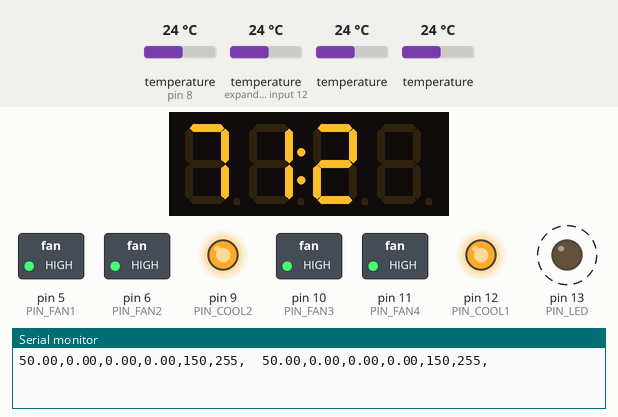
Recording of a sketch running on a simulated Arduino Uno, built with avr-gcc and run on an emulated ATmega328P. Parts: 4-digit seven-segment display, switched loads named in the sketch (green lamp = pin HIGH), output pins drawn as LEDs (lit = HIGH), the last lines printed to the serial monitor. Wiring (inferred from the names in the program): HT16K33 LED driver at I2C address 0x70. Dashed ring = blinking. Inputs (shaded band) come from the test bench; at power-on: temperature (sensors on pin 8, expander input 12) 24 °C, temperature 24 °C.

Above: at 2.9 s.
3.0 s: temperature (sensor on pin 8) set to 19 °C
At 3.7 s:
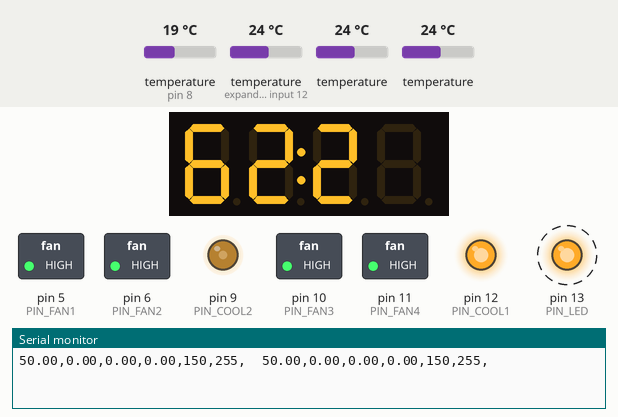
6.5 s: temperature (sensor 208) set to 12 °C
At 7.9 s:
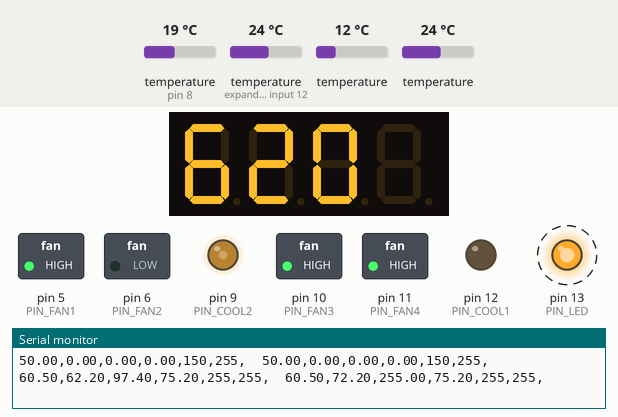
10.8 s: temperature (sensor on pin 8) set to 12 °C
At 13.8 s:
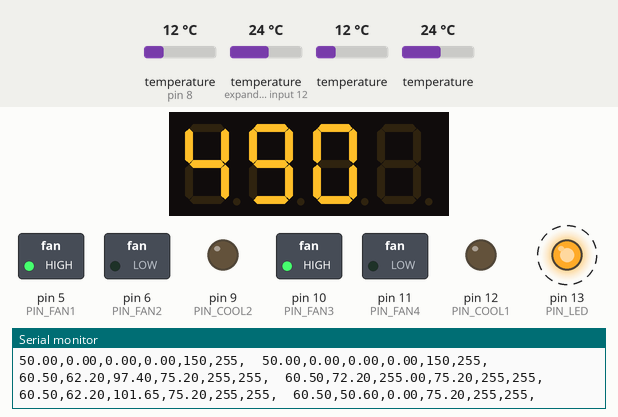
15.1 s: temperature (sensor 208) set to 16.8 °C
At 16.9 s:
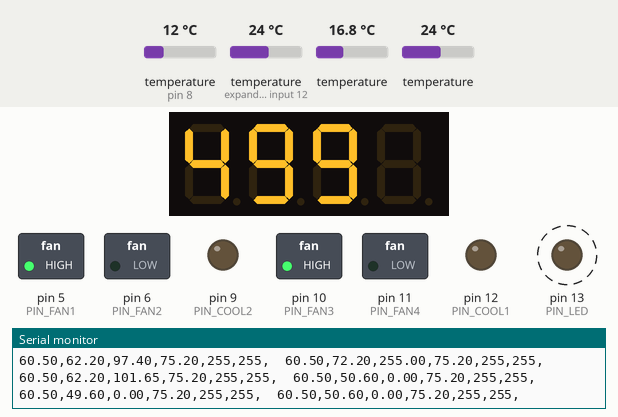
17.5 s: temperature (sensor 208) set to 18.3 °C
At 19.9 s:
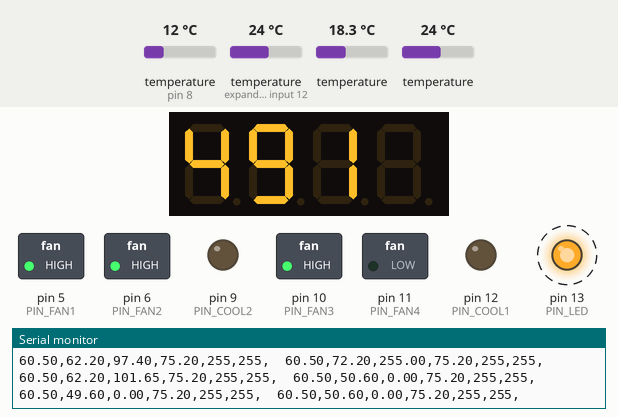
21.8 s: temperature (sensor on expander input 12) set to 12 °C
At 24.0 s:
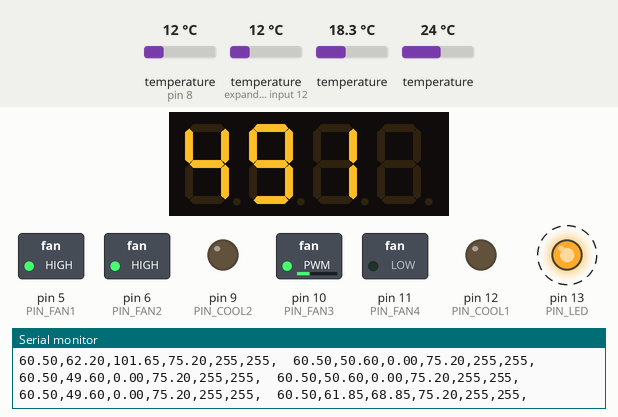
Timing chart, 0 to 27.1 s (numbered marks = the images above; inputs shaded):
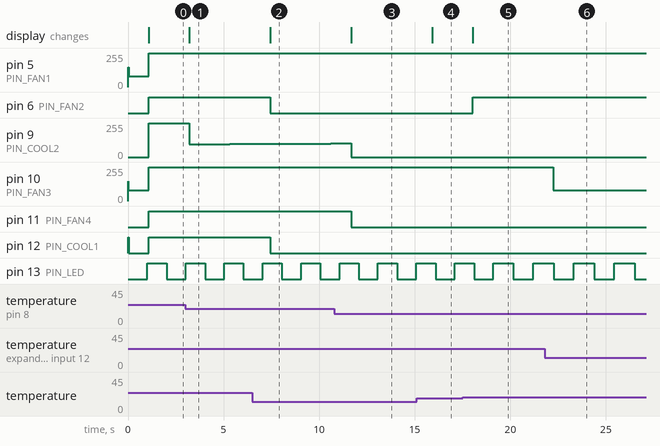

The sketch:

WineFridge.ino
```cpp
#include "HT16K33_Keypress.h"
#include "WineCooler.h"

#include <Wire.h>
#include <PID_v1.h>

#include "Adafruit_LEDBackpack.h"
#include "Adafruit_GFX.h"

#include "AsyncDallasTemperature.h"
#include <DallasTemperature.h>
#include <OneWire.h>
#include <EEPROM.h>
#include <avr/wdt.h>

#define PIN_LED     (13)
#define PIN_1WIRE   (8)


#define PIN_FAN1    (5)
#define PIN_FAN2    (6)
#define PIN_COOL1   (12)

#define PIN_FAN3    (10)
#define PIN_FAN4    (11)
#define PIN_COOL2   (9)

#define I2C_ADDR    (0x70)

#define KP_INT      (2)


LED led(PIN_LED);

// Setup a oneWire instance to communicate with any OneWire devices (not just Maxim/Dallas temperature ICs)
OneWire oneWire(PIN_1WIRE);

// Pass our oneWire reference to Dallas Temperature.
AsyncDallasTemperature sensors(&oneWire);

Adafruit_7segment matrix;
HT16K33_Keypress kp(I2C_ADDR);

// Discovered addresses to temp sensors, hardcoded here
TempSensor ts1(&sensors, (DeviceAddress){0x28, 0x6A, 0x13, 0x30, 0x05, 0x00, 0x00, 0x5D}, -4.0);
TempSensor ts2(&sensors, (DeviceAddress){0x28, 0x03, 0x13, 0x30, 0x05, 0x00, 0x00, 0x08} );

PWM cool1(PIN_COOL2);
PWM fan1(PIN_FAN3);
PWM fan2(PIN_FAN4);

WineUI topui(&matrix, 0);

/* ui, hotTemp, coolTemp, cool, hotFan, coolFan */
WineCooler tophalf(1, &topui, &ts2, &ts1, &cool1, &fan1, &fan2);

//------------------------------------------------------------------------------------------
TempSensor ts3(&sensors, (DeviceAddress){0x28, 0x29, 0x22, 0x30, 0x05, 0x00, 0x00, 0x38}, -3.0);
TempSensor ts4(&sensors, (DeviceAddress){0x28, 0xFF, 0x09, 0x5F, 0x05, 0x00, 0x00, 0xCC});

PWM cool2(PIN_COOL1);
PWM fan3(PIN_FAN1);
PWM fan4(PIN_FAN2);

WineUI bottomui(&matrix, 1);

/* ui, hotTemp, coolTemp, cool, hotFan, coolFan */
WineCooler bottomhalf(2, &bottomui, &ts4, &ts3, &cool2, &fan3, &fan4);
//------------------------------------------------------------------------------------------


void setup()
{
  wdt_disable();
  Serial.begin(9600);
  led.Setup();

  // turn on Display controller
  matrix.begin(I2C_ADDR);

  sensors.begin(); // IC Default 9 bit. If you have troubles consider upping it 12. Ups the delay giving the IC more time to process the temperature measurement
  sensors.setResolution(12);
  sensors.SetConversionCompleteCB(&TempConversionComplete);

  tophalf.Init();
  bottomhalf.Init();

  // Setup Keypress interrupt
  kp.Setup(KP_INT);
  kp.RegisterKeypressCallback(TopKeypressCB);
  kp.RegisterKeypressCallback(BottomKeypressCB);


  wdt_enable(WDTO_1S);
}


void loop()
{
  led.Tick();
  sensors.CheckTemps();
  kp.CheckForKeypress();

  tophalf.Run();
  bottomhalf.Run();

  //discoverOneWireDevices();

  delay(10);
  wdt_reset();
}


void TempConversionComplete()
{
  ts1.ConversionComplete();
  ts2.ConversionComplete();
  ts3.ConversionComplete();
  ts4.ConversionComplete();
}

void TopKeypressCB(uint16_t * keydata)
{
  switch (keydata[0])
  {
    case 0x0800:
      topui.Keypress(WineUI::TEMP_UP);
      break;

    case 0x0400:
       topui.Keypress(WineUI::TEMP_DOWN);
     break;

    case 0x0200:
       topui.Keypress(WineUI::LIGHT_TOGGLE);
     break;
  }
}

void BottomKeypressCB(uint16_t * keydata)
{
  switch (keydata[1])
  {
    case 0x0800:
      bottomui.Keypress(WineUI::TEMP_UP);
      break;

    case 0x0400:
       bottomui.Keypress(WineUI::TEMP_DOWN);
     break;

    case 0x0200:
       bottomui.Keypress(WineUI::LIGHT_TOGGLE);
     break;
  }
}

//==========================================================


//==========================================================

#if 0
void discoverOneWireDevices(void)
{
  byte i;
  byte present = 0;
  byte data[12];
  byte addr[8];

  Serial.print("Looking for 1-Wire devices...\n\r");
  while(oneWire.search(addr)) {
    Serial.print("\n\rFound \'1-Wire\' device with address:\n\r");
    for( i = 0; i < 8; i++) {
      Serial.print("0x");
      if (addr[i] < 16) {
        Serial.print('0');
      }
      Serial.print(addr[i], HEX);
      if (i < 7) {
        Serial.print(", ");
      }
    }
    if ( OneWire::crc8( addr, 7) != addr[7]) {
        Serial.print("CRC is not valid!\n");
        return;
    }
  }
  Serial.print("\n\r\n\rThat's it.\r\n");
  oneWire.reset_search();
  return;
}
#endif

/*
  while (Serial.available() > 0) {
    Serial.print("Enter rate: ");

    // look for the next valid integer in the incoming serial stream:
    int rate = Serial.parseInt();

    Serial.print("Setting speed to ");
    Serial.print(rate);
    Serial.print("0% \n");
    analogWrite(5, rate*25);
    analogWrite(6, rate*25);
    analogWrite(10, rate*25);
    analogWrite(11, rate*25);
  }
*/
```

AsyncDallasTemperature.cpp
```cpp
#include "AsyncDallasTemperature.h"

AsyncDallasTemperature::AsyncDallasTemperature(OneWire* wire) : DallasTemperature(wire), mCB(NULL)
{
}


void AsyncDallasTemperature::SetConversionCompleteCB(const ConversionCompleteCB* cb)
{
  mCB = cb;
}


void AsyncDallasTemperature::CheckTemps()
{

  // If we don't have a cb, it's not necessary to run conversions
  if(!mCB)
    return;

  if (mLastTempRequest == 0)
  {
    setWaitForConversion(false);  // makes it async
    requestTemperatures(); // Send the command to get temperatures
    mLastTempRequest = millis();
  }

  // Is the request done?
  if (millis() - mLastTempRequest > 1000)
  {
    if (mCB)
      mCB();

    // Kick off another...
    setWaitForConversion(false);  // makes it async
    requestTemperatures(); // Send the command to get temperatures
    mLastTempRequest = millis();

  }
}
```

AsyncDallasTemperature.h
```cpp
#ifndef __AsyncDallasTemperature_h__
#define __AsyncDallasTemperature_h__

#include <OneWire.h>
#include <DallasTemperature.h>

class AsyncDallasTemperature : public DallasTemperature
{
public:

  AsyncDallasTemperature(OneWire*);

  typedef void ConversionCompleteCB();

  void SetConversionCompleteCB(const ConversionCompleteCB * cb);

  void CheckTemps();

private:
  unsigned long mLastTempRequest;
  ConversionCompleteCB * mCB;

};

#endif
```

HT16K33_Keypress.cpp
```cpp
#include "HT16K33_Keypress.h"
#include <Wire.h>


volatile bool HT16K33_Keypress::int_pending = 0;

HT16K33_Keypress::HT16K33_Keypress(uint8_t addr) :
   i2c_addr(addr)
{
  kpMillis = 0;

  for (int i=0; i<MAX_CB; i++)
  {
    cb[i] = NULL;
  }

}

void HT16K33_Keypress::Setup(int intno)
{
  Wire.beginTransmission(i2c_addr);
  Wire.write(0xA0 | 0x1);  // Setup interrupt active low
  Wire.endTransmission();

  pinMode(0, INPUT_PULLUP); //
  attachInterrupt(intno, isr, FALLING);
}

void HT16K33_Keypress::isr(void)
{
  int_pending = 1;
}

boolean HT16K33_Keypress::CheckForKeypress(void)
{
  if(millis() - kpMillis > 600)
  {
    kpMillis = millis();

    //if (int_pending == 1)
    {
      int_pending = 0;
      ReadKeyData();
      return true;
    }

  }
  return false;

}

void HT16K33_Keypress::ReadKeyData()
{
  //uint8_t data[6] = {0,0,0,0,0,0};
  uint16_t data[3] = {0,0,0};
  uint8_t* next = (uint8_t*)data;

  Wire.beginTransmission(i2c_addr);
  Wire.write(0x40);
  Wire.endTransmission();
  Wire.requestFrom(i2c_addr, (uint8_t)6);

  while(Wire.available())    // slave may send less than requested
  {
    char c = Wire.read();    // receive a byte as character
    *next++ = c;
  }

  for (int i=0; i<MAX_CB; i++)
  {
    if (cb[i])
      cb[i](data);
  }
}

void HT16K33_Keypress::RegisterKeypressCallback(const KeypressCB * _cb)
{

  for (int i=0; i<MAX_CB; i++)
  {
    if (cb[i] == NULL)
    {
      cb[i] = _cb;
      break;
    }
  }


}
  /*
  switch (data[1])
  {
    case 0x8:
      Serial.print("Left Up\n");
      left++;
      break;

    case 0x4:
      Serial.print("Left Down\n");
      left--;
      break;

    case 0x2:
      Serial.print("Left LED\n");
      if (light == LOW)
        light = HIGH;
      else
        light = LOW;

      //digitalWrite(1, light);
      break;
  }

  switch (data[3])
  {
    case 0x8:
      Serial.print("Right Up\n");
      right++;
      break;

    case 0x4:
      Serial.print("Right Down\n");
      right--;
      break;

    case 0x2:
      Serial.print("Right LED\n");
      //if (light == LOW)
      //  light = HIGH;
      //else
      //  light = LOW;

      //digitalWrite(1, light);
      break;
  }
*/
```

HT16K33_Keypress.h
```cpp
#ifndef HT16K33_KEYPRESS_H
#define HT16K33_KEYPRESS_H

//==========================================================

#include <stdlib.h>
#include <Arduino.h>

const int MAX_CB = 4;

class HT16K33_Keypress
{
public:
  HT16K33_Keypress(uint8_t addr);

  void Setup(int pin);

  boolean CheckForKeypress(void);
  void ReadKeyData(void);

  typedef void KeypressCB(uint16_t * keydata );

  void RegisterKeypressCallback(const KeypressCB * cb);

  static void isr(void);

private:

  unsigned long kpMillis;
  uint8_t i2c_addr;

  KeypressCB * cb[MAX_CB];

  volatile static bool int_pending;

};


#endif
```

Utils.cpp
```cpp
#include "Utils.h"


RepeatAtInterval::RepeatAtInterval(unsigned long interval) :
  mLastCheck(0), mInterval(interval)
{
}

void RepeatAtInterval::ResetTime(void)
{
  mLastCheck = millis();
}

boolean RepeatAtInterval::CheckInterval(void)
{
  if (mLastCheck == 0)
  {
    mLastCheck = millis();
    return true;
  }

  // Is the request done?
  if (millis() - mLastCheck > mInterval)
  {
    mLastCheck = millis();
    return true;
  }
  return false;
}

LED::LED(int _pin) :
  pin(_pin)
{
  ledState = LOW;
  previousMillis = 0;
}

void LED::Setup(void)
{
  pinMode(pin, OUTPUT);
}


void LED::Tick(void)
{
  unsigned long currentMillis = millis();
  if(currentMillis - previousMillis > 1000)
  {
    // save the last time you blinked the LED
    previousMillis = currentMillis;

    // if the LED is off turn it on and vice-versa:
    if (ledState == LOW)
      ledState = HIGH;
    else
      ledState = LOW;

    // set the LED with the ledState of the variable:
    digitalWrite(pin, ledState);
  }
}
```

Utils.h
```cpp
#ifndef UTILS_H
#define UTILS_H

//==========================================================

#include <stdlib.h>
#include <Arduino.h>

class RepeatAtInterval {
public:

  RepeatAtInterval(unsigned long interval);

  void ResetTime(void);

  boolean CheckInterval(void);

private:
  unsigned long mLastCheck;
  unsigned long mInterval;

};


class LED {
public:
  LED(int pin);

  void Setup(void);

   void Tick(void);

private:
  bool ledState;
  unsigned long previousMillis;
  int pin;

};


#endif
```

WineComponents.cpp
```cpp
#include "WineComponents.h"


//==========================================================
//==========================================================
//==========================================================

PWM::PWM(int _pin)
{
  pin = _pin;
  onoff = false;
  rate = 150;
}

void PWM::Setup()
{
  pinMode(pin, OUTPUT);
}

void PWM::On()
{
  onoff = true;
  analogWrite(pin, rate);
}

void PWM::Off()
{
  onoff = false;
  analogWrite(pin, 0);
}

void PWM::SetRate(int _rate)
{
  rate = _rate;
  if (onoff)
    analogWrite(pin, rate);
}

void PWM::GetStatus(bool & _onff, int & _rate)
{
  _onff = onoff;
  _rate = rate;
}


//==========================================================
//==========================================================
//==========================================================


TempSensor::TempSensor(DallasTemperature * dt, DeviceAddress addr, float offset) : mDT(dt), mCB(NULL), mCorrectionOffset(offset)
{
   memcpy(mAddr,addr,8);
}

void TempSensor::SetTempCallback(const TempCallback* cb)
{
  mCB = cb;
}

void TempSensor::ConversionComplete()
{
  mTemp = mDT->getTempF(mAddr) + mCorrectionOffset;

  if (mCB)
    mCB(mAddr, (int)mTemp);

}

float TempSensor::GetTemp()
{
  return mTemp;
}
```

WineComponents.h
```cpp
#ifndef WINECOMPONENTS_H
#define WINECOMPONENTS_H

#include <stdlib.h>
#include <Arduino.h>

#include <DallasTemperature.h>
//#include <OneWire.h>

class PWM
{
public:
  PWM(int pin);

  void Setup(void);

  void On(void);
  void Off(void);

  void SetRate(int rate);

  void GetStatus(bool & onff, int & rate);

private:
  int pin;
  int rate;
  boolean onoff;

};


//==========================================================

class TempSensor
{
public:
  TempSensor(DallasTemperature * dt, DeviceAddress addr, float offset = 0.0);

  typedef void TempCallback(DeviceAddress, unsigned int temp);

  void SetTempCallback(const TempCallback*);

  void ConversionComplete();

  float GetTemp();

private:

  DeviceAddress mAddr;
  DallasTemperature * mDT;
  TempCallback * mCB;

  float mTemp;
  float mCorrectionOffset;
};

#endif
```

WineCooler.cpp
```cpp
#include "WineCooler.h"
#include <EEPROM.h>

#define TEMP_MAX   (60)
#define TEMP_MIN   (40)

WineUI::WineUI(Adafruit_7segment * display, int instance ) :
  mDisplay(display), mInstance(instance), delay30Sec(15*1000)
{
  mDisplayValue = 0;
  mLastSetVal = 55;
  mCurTempVal = 0;

  lightOn = false;
  settingTemp = false;

  // Map the DigitPos to the instance number
  switch (mInstance)
  {
    case 0:
      mDigitPos = 0;
      break;
    case 1:
      mDigitPos = 2;
      break;
  }
}

void WineUI::Setup()
{
  // Read the last value out of the eeprom
  mLastSetVal = CheckBounds(EEPROM.read(mInstance));

  mDisplay->writeDigitRaw(mDigitPos,   0x71);
  mDisplay->writeDigitRaw(mDigitPos+1, 0x71);
  mDisplay->writeDisplay();
}


void WineUI::Run()
{

  // Working on changing the temp
  if (settingTemp)
  {
    // Temp selection is now complete
    if (delay30Sec.CheckInterval())
    {
      settingTemp = false;

      // Set the new temp value so it can be used by controller
      mLastSetVal = mDisplayValue;

      // Save the value back to the eeprom
      EEPROM.write(mInstance, mLastSetVal);

      // flip display back to current temp
      mDisplayValue = mCurTempVal;
    }
  }
  else
  {
    // make sure the display reflects the current temp
    mDisplayValue = mCurTempVal;
  }

  //if (lightOn)
  //{
  //  mDisplay->writeDigitRaw(4, 1 << mDigitPos);
  //}

  mDisplay->writeDigitNum(mDigitPos,   (mDisplayValue / 10) % 10);
  mDisplay->writeDigitNum(mDigitPos+1,  mDisplayValue % 10);
  mDisplay->writeDisplay();

}

void WineUI::Keypress(enum Keycode key)
{
  if (key == LIGHT_TOGGLE)
  {
    lightOn = !lightOn;
  }
  else
  {
    // Reset the setting time delay
    delay30Sec.ResetTime();

    // update the display with the last temp that was selected
    if (!settingTemp)
    {
      settingTemp = true;
      mDisplayValue = mLastSetVal;
    }
    else
    {
      switch (key)
      {
        case TEMP_UP:
          mDisplayValue = CheckBounds(mDisplayValue+1);
          break;

        case TEMP_DOWN:
          mDisplayValue = CheckBounds(mDisplayValue-1);
          break;
      }
    }
  }
}

int WineUI::CheckBounds(int val)
{
  if (val > TEMP_MAX)
    return TEMP_MAX;
  if ( val < TEMP_MIN )
     return TEMP_MIN;
  return val;
}

//==========================================================
//==========================================================
//==========================================================


WineCooler::WineCooler(int instance, WineUI* ui,
                       TempSensor * hotTemp, TempSensor * coolTemp,
                       PWM* cool,
                       PWM* hotFan, PWM* coolFan ) :
  mUI(ui), mHotTemp(hotTemp), mCoolTemp(coolTemp),
  mCooler(cool),
  mHotFan(hotFan), mCoolFan(coolFan),
  every10Sec(5000),
  mCoolPID(&mInputTemp, &mOutputControl, &mDesiredTemp, 50, 0.5, 0, REVERSE),
  mFanPID(&mHotTempVal, &mHotFanControl, &mHotSetpoint, 40,   0, 0, REVERSE),
  mInstance(instance)
{
   mEnabled = false;
   mDesiredTemp = 50;
   mOutputControl = 0;

   mHotTempVal = 0;
   mHotSetpoint = 70;
   mHotFanControl = 0;
}

void WineCooler::Init()
{
  mUI->Setup();

  mEnabled = true;
  //mCoolPID.SetMode(MANUAL);
  mCoolPID.SetMode(AUTOMATIC);
  mCoolPID.SetSampleTime(1000);  // 1 second sample time (matches conversion time on sensors)

  mFanPID.SetMode(AUTOMATIC);
  mFanPID.SetSampleTime(1000);
  mFanPID.SetOutputLimits(80, 255); // don't let the fan go too slow, it'll make more noise

  // Setup Pins
  mHotFan->Setup();
  mCoolFan->Setup();
  mCooler->Setup();

  mCoolFan->SetRate(255);
  //mHotFan->SetRate(150);
  mHotFan->On();
  mCooler->On();
}

void WineCooler::Run()
{
  if (every10Sec.CheckInterval())
    DebugStatus();

  if (!mEnabled)
    return;

  // Get the latest temps from the sensors
  mInputTemp = mCoolTemp->GetTemp();
  mHotTempVal = mHotTemp->GetTemp();

  // Update UI with new values
  mUI->Run();

  // aim for the middle of the temp value, i.e. 48.5
  mDesiredTemp = (mUI->mLastSetVal + 0.5);
  mUI->mCurTempVal = mInputTemp;

  // Run the PIDs with any input changes
  mCoolPID.Compute();
  mCooler->SetRate(mOutputControl);

  mFanPID.Compute();
  mHotFan->SetRate(mHotFanControl);

  //if (mHotTemp->GetTemp() > 70)
  //  mHotFan->On();
  //else
  //  mHotFan->Off();

  // If the Cooler is on, then the cool fan should be too
  if (mOutputControl > 0)
    mCoolFan->On();
  else
    mCoolFan->Off();

  mUI->Run();

}

void WineCooler::DebugStatus()
{
  if (mInstance == 1)
    Serial.print("\n");

  Serial.print(mDesiredTemp);
  Serial.print(",");

  Serial.print(mInputTemp);
  Serial.print(",");

  Serial.print(mOutputControl);
  Serial.print(",");

  Serial.print(mHotTempVal);
  Serial.print(",");


  bool tmp1;
  int tmp2;
  mHotFan->GetStatus(tmp1, tmp2);
  Serial.print(tmp2);
  Serial.print(",");


  mCoolFan->GetStatus(tmp1, tmp2);
  Serial.print(tmp2);
  Serial.print(",");
  Serial.print("\t");

}
```

Source omitted: WineCooler.h (1441 bytes)

Measured:
- the behaviour switches between 17.5 and 17.6 °C on temperature (sensor 208) (found by bisection; images 4 and 5)
- after the input at 3.0 s, pin 9 (PIN_COOL2): 255/255 → 96/255 after 0.20 s, → 97/255 1.1 s later, → 98/255 1.1 s later, → 99/255 1.1 s later; the display: changes after 0.20 s (image 1)
- after the input at 6.5 s, pin 6 (PIN_FAN2), pin 12 (PIN_COOL1): HIGH → LOW after 0.94 s; the display: changes after 0.94 s (image 2)
- after the input at 10.8 s, pin 11 (PIN_FAN4): HIGH → LOW after 0.87 s; the display: changes after 0.88 s (image 3)
- after the input at 15.1 s, the display: changes after 0.81 s (image 4)
- after the input at 17.5 s, pin 6 (PIN_FAN2): LOW → HIGH after 0.52 s; the display: changes after 0.53 s (image 5)
- after the input at 21.8 s, pin 10 (PIN_FAN3): 255/255 → 80/255 after 0.45 s
- by itself, pin 13 (PIN_LED): alternates HIGH for 1.1 s and LOW for 1.1 s
